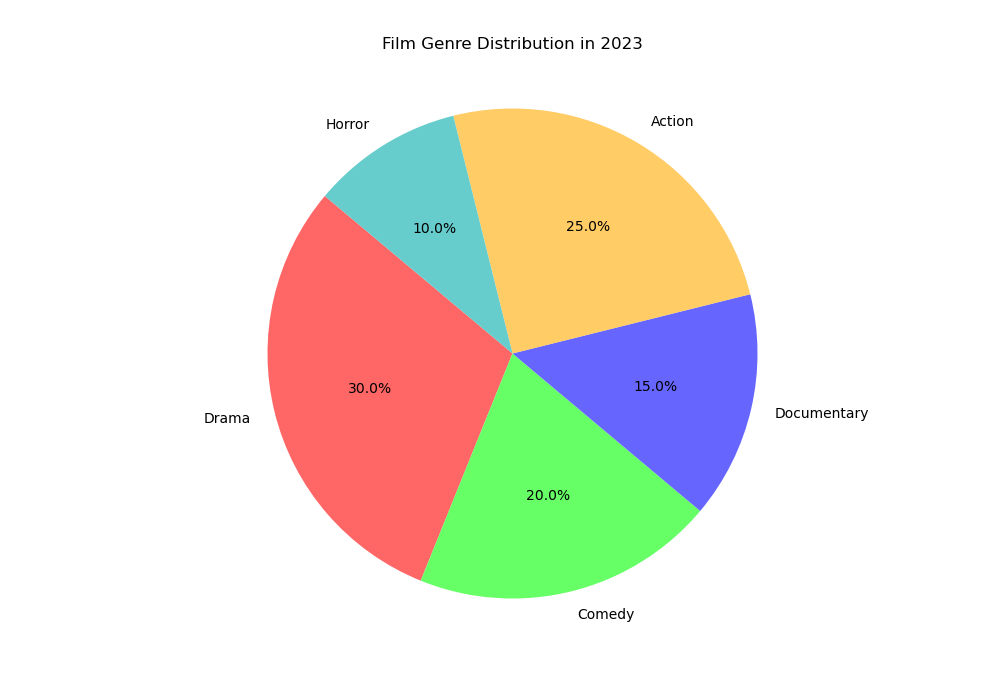

This figure's Python source:

import matplotlib.pyplot as plt

# Data to plot
labels = 'Drama', 'Comedy', 'Documentary', 'Action', 'Horror'
sizes = [300, 200, 150, 250, 100]
colors = ['#ff6666', '#66ff66', '#6666ff', '#ffcc66', '#66cccc']

# Plot
plt.figure(figsize=(10, 7))
plt.pie(sizes, labels=labels, colors=colors, autopct='%1.1f%%', startangle=140)

plt.title('Film Genre Distribution in 2023', y=1.05)
plt.axis('equal')  # Equal aspect ratio ensures that pie is drawn as a circle.
plt.show()
